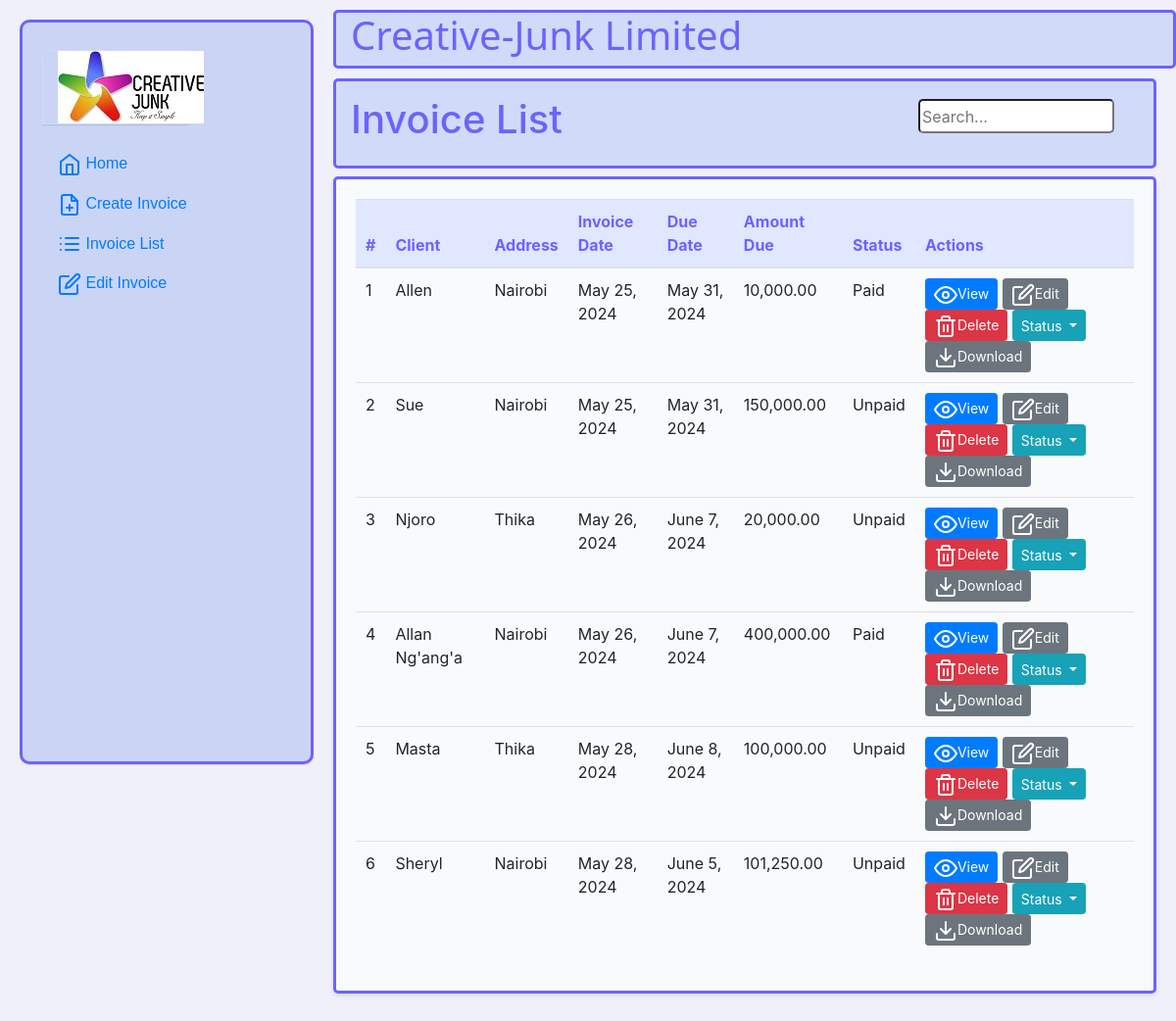
The page /invoices/ on the database as committed earlier.
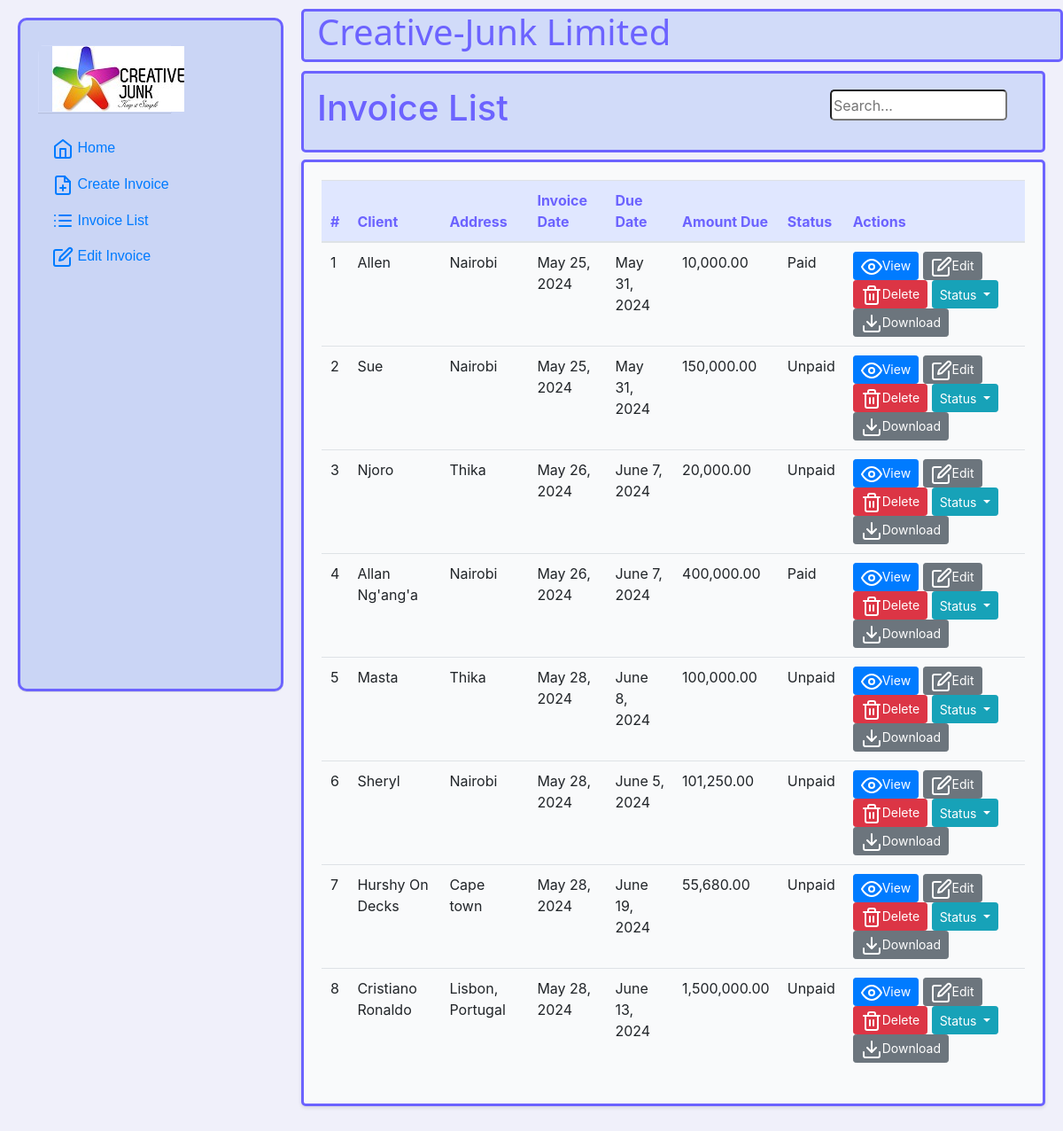
The same page on the database as committed later.
### invoicing_app/models.py (models this page shows, shortened)
class Invoice(models.Model):
    company_name = models.CharField(max_length=100)
    client_name = models.CharField(max_length=200)
    billing_address = models.CharField(max_length=200)
    item_description = models.TextField()
    item_quantity = models.IntegerField()
    item_price = models.DecimalField(max_digits=10, decimal_places=2)
    created_at = models.DateTimeField(auto_now_add=True)
    due_date = models.DateTimeField()
    paid = models.BooleanField(default=False)
    @property
    def total_cost(self):
        return self.item_quantity * self.item_price

### invoicing_app/views.py (the view)
# urls.py: path('invoices/', invoice_list, name='invoice_list'),
def invoice_list(request):
    invoice = Invoice.objects.all()
    return render(request, 'invoice/invoice_list.html', {'invoice': invoice})

### login/templates/invoice/invoice_list.html (shortened to what this page needs)
{% extends 'invoice/index.html' %}
{% load humanize %}
{% block content %}
<div class="header">
    <div class="page_title">
        <h1>Invoice List</h1>
    </div>
    <div class="search-bar">
        <input type="text" placeholder="Search...">
    </div>
</div>
<div class="card">
    <table class="table">
        <thead>
            <tr>
                <th>#</th>
                <th>Client</th>
                <th>Address</th>
                <th>Invoice Date</th>
                <th>Due Date</th>
                <th>Amount Due</th>
                <th>Status</th>
                <th>Actions</th>
            </tr>
        </thead>
        <tbody>
            {% for invoice in invoice %}
            <tr>
                <td>{{ invoice.id }}</td>
                <td>{{ invoice.client_name }}</td>
                <td>{{ invoice.billing_address }}</td>
                <td>{{ invoice.created_at|date:"DATE_FORMAT" }}</td>
                <td>{{ invoice.due_date|date:"DATE_FORMAT" }}</td>
                <td>{{ invoice.total_cost | floatformat:2|intcomma }}</td>
                <td>{{ invoice.paid|yesno:"Paid,Unpaid" }}</td>
                <td>
                    <a href="{% url 'invoicing_app:invoice_detail' invoice.id %}" class="btn btn-primary btn-sm"><span
                            data-feather="eye"></span>View</a>
                    <a href="{% url 'invoicing_app:edit_invoice' invoice.id %}" class="btn btn-secondary btn-sm"><span
                            data-feather="edit"></span>Edit</a>
                    <form action="{% url 'invoicing_app:delete_invoice' invoice.id %}" method="post"
                        style="display:inline;">
                        <button type="submit" class="btn btn-danger btn-sm"
                            onclick="return confirm('Are you sure you want to delete this invoice?');"><span
                                data-feather="trash-2"></span>Delete</button>
                    </form>
                    <div class="btn-group">
                        <button type="button" class="btn btn-info btn-sm dropdown-toggle" data-toggle="dropdown"
                            aria-haspopup="true" aria-expanded="false">
                            Status
                        </button>
                    </div>
                    <a href="{% url 'invoicing_app:generate_invoice_pdf' invoice.id %}" class="btn btn-secondary btn-sm"><span
                        data-feather="download"></span>Download</a>
</div>
</td>
</tr>
{% endfor %}
{% endblock %}

### login/templates/invoice/index.html (shortened to what this page needs)
{% load humanize %}
<!DOCTYPE html>
<html lang="en">
<head>
    <link href="https://maxcdn.bootstrapcdn.com/bootstrap/4.0.0/css/bootstrap.min.css" rel="stylesheet">
    <link href="https://stackpath.bootstrapcdn.com/bootstrap/4.5.2/css/bootstrap.min.css" rel="stylesheet">
    <link href="https://cdnjs.cloudflare.com/ajax/libs/font-awesome/5.15.3/css/all.min.css" rel="stylesheet">
    {% load static %}
    <link rel="stylesheet" href="{% static 'invoice/dash.css' %}">
</head>
<body>
    <nav class="sidebar">
        <div class="sidebar-sticky">
            <div class="company-logo">
                <img src="{% static 'invoice/creative-junk logo.jpg'%}"><br>
            </div>
            <ul class="nav flex-column">
                <li class="nav-item">
                    <a class="nav-link {% if page_title == 'Home' %}active{% endif %}"
                        href="{% url 'login:dashboard' %}">
                        <span data-feather="home"></span>
                        Home
                    </a>
                </li>
                <li class="nav-item">
                    <a class="nav-link {% if page_title == 'Create Invoice' %}active{% endif %}"
                        href="{% url 'invoicing_app:create_invoice' %}">
                        <span data-feather="file-plus"></span>
                        Create Invoice
                    </a>
                </li>
                <li class="nav-item">
                    <a class="nav-link {% if page_title == 'Invoice List' %}active{% endif %}"
                        href="{% url 'invoicing_app:invoice_list' %}">
                        <span data-feather="list"></span>
                        Invoice List
                    </a>
                </li>
                <li class="nav-item">
                    <a class="nav-link" href="{% url 'invoicing_app:invoice_list' %}">
                        <span data-feather="edit"></span>
                        Edit Invoice
                    </a>
                </li>
            </ul>
        </div>
    </nav>
    <div class="head">
        <div class="page-title">
            <h1>Creative-Junk Limited</h1>
        </div>
        <div class="form-group">
        </div>
    </div>
    <div class="content">
        {% block content %}{% endblock %}
</body>
</html>

### login/static/invoice/dash.css (style rules this page uses)
body { margin: 0; display: flex; background-color: #f0f0fa; }
.sidebar { position: fixed; left: 0; z-index: 100; box-shadow: inset -1px 0 0 rgba(0, 0, 0, 0.1); border-radius: 10px; width: 300px; background-color: #cad5f5; padding: 20px; box-shadow: 0 1px 1px rgba(0, 0, 0, 0.1); height: 95vh; overflow: hidden; border: solid 3px #6C63FF; margin: 20px; box-sizing: border-box; }
.company-logo { padding-left: 15px; width: 150px; height: 76px; box-shadow: 0 1px 1px rgba(0, 0, 0, 0.1); border: solid 1px #d1dbf9; margin-bottom: 20px; }
.sidebar-sticky { position: -webkit-sticky; position: sticky; top: 0; height: calc(100vh - 48px); padding-top: 0.5rem; overflow-x: hidden; overflow-y: auto; border-radius: 20px; font-family: Arial, Helvetica, sans-serif; }
.head { display: flex; margin-left: 340px; padding: 10px; background-color: #d1dbf9; color: #6C63FF; align-items: center; height: 60px; box-sizing: border-box; position: relative; z-index: 1000; border-radius: 5px; border: solid 3px #6C63FF; margin-top: 10px; text-align: right; width: 80%; }
.head h1 { font-family: 'Segoe UI', Tahoma, Geneva, Verdana, sans-serif; display: flex; text-align: left; align-items: center; }
.page-title { display: flex; text-align: left; align-items: center; }
.page-title, .logout-button { flex: 1; padding: 5px; }
.page-title, .form-group { padding: 5px; }
.form-group { position: relative; padding: 8px 30px 8px 30px; outline: none; }
.content { position: absolute; margin-left: 320px; padding: 20px; width: calc(100% - 320px); box-sizing: border-box; margin-top: 60px; }

### login/templates/invoice/invoice_list.html (style rules this page uses)
.header { padding: 10px; text-align: right; background-color: #d1dbf9; border-radius: 5px; padding: 10px; margin-bottom: 8px; display: flex; border: solid 3px #6C63FF; }
.page_title { display: flex; text-align: left; color: #6C63FF; align-items: center; }
.page_title, .search-bar { padding: 5px; flex: 1; }
.search-bar { margin-bottom: 4px; position: relative; padding: 8px 30px 8px 10px; border-radius: 4px; outline: none; }
.search-bar input { border-radius: 5px; height: 35px; width: 200px; }
.card { background-color: #F9FAFB; padding: 20px; border-radius: 5px; box-shadow: 0 2px 4px rgba(0, 0, 0, 0.1); margin-bottom: 20px; border: solid 3px #6C63FF; }
.table { width: 100%; border-collapse: collapse; }
.table th, .table td { padding: 10px; text-align: left; }
.table th { background-color: #E0E7FF; color: #6C63FF; }
.table tr:nth-child(even) { background-color: #F9FAFB; }
.btn { height: 32px; }

Rows that differ between the two databases and show on the page:
added Invoice: id "7", client_name "Hurshy On Decks", billing_address "Cape town", created_at "May 28, 2024", due_date "June 19, 2024", total_cost "55,680.00", paid "Unpaid"
added Invoice: id "8", client_name "Cristiano Ronaldo", billing_address "Lisbon, Portugal", created_at "May 28, 2024", due_date "June 13, 2024", total_cost "1,500,000.00", paid "Unpaid"
